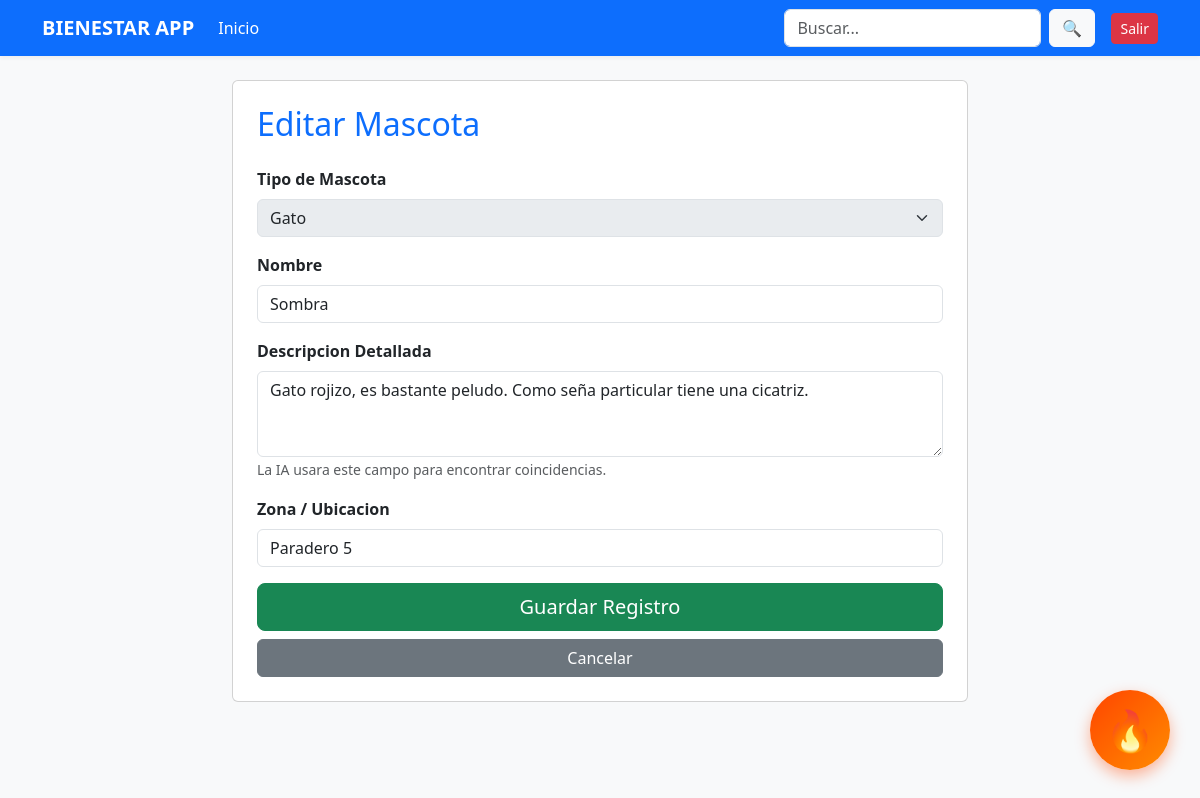
The page /editar/1/ (signed in) on the database its author committed.
### core/models.py (models this page shows, shortened)
class Mascota(models.Model):
    TIPO_CHOICES = [('Perro', 'Perro'), ('Gato', 'Gato')]
    nombre = models.CharField(max_length=100)
    tipo = models.CharField(max_length=10, choices=TIPO_CHOICES)
    descripcion = models.TextField()
    zona = models.CharField(max_length=100)
    fecha_reporte = models.DateTimeField(auto_now_add=True) #campos delformulario de creacion

### core/views.py (the view, shortened to what this page needs)
# urls.py: path('editar/<int:id>/', views.editar_mascota, name='editar_mascota'),
@login_required
def editar_mascota(request, id):
    mascota = get_object_or_404(Mascota, id=id)
    return render(request, 'form.html', {'mascota': mascota})

### core/templates/form.html (shortened to what this page needs)
{% extends 'base.html' %}
{% block content %}
<div class="row justify-content-center">
    <div class="col-md-8">
        <div class="card p-4">
            <h2 class="text-primary mb-4">{% if mascota %}Editar{% else %}Reportar{% endif %} Mascota</h2>
            <form method="post">
                <div class="mb-3">
                    <label class="form-label fw-bold">Tipo de Mascota</label>
                    <select name="tipo" class="form-select" {% if mascota %}disabled{% endif %}>
                        <option value="Gato" {% if mascota.tipo == "Gato" %}selected{% endif %}>Gato</option>
                    </select>
                </div>
                <div class="mb-3">
                    <label class="form-label fw-bold">Nombre</label>
                    <input type="text" name="nombre" class="form-control" value="{{ mascota.nombre|default:'' }}" required>
                </div>
                <div class="mb-3">
                    <label class="form-label fw-bold">Descripcion Detallada</label>
                    <textarea name="descripcion" class="form-control" rows="3" placeholder="Ej: Manchas negras, collar rojo... (Minimo 10 caracteres)" required>{{ mascota.descripcion|default:'' }}</textarea>
                    <small class="text-muted">La IA usara este campo para encontrar coincidencias.</small>
                </div>
                <div class="mb-3">
                    <label class="form-label fw-bold">Zona / Ubicacion</label>
                    <input type="text" name="zona" class="form-control" value="{{ mascota.zona|default:'' }}" required>
                </div>
                <div class="d-grid gap-2">
                    <button type="submit" class="btn btn-success btn-lg">Guardar Registro</button>
                    <a href="{% url 'lista_mascotas' %}" class="btn btn-secondary">Cancelar</a>
                </div>
            </form>
        </div>
    </div>
</div>
{% endblock %}

### core/templates/base.html (style rules this page uses)
body { background-color: #f8f9fa; }

### rows shown on the page
Mascota: tipo "Gato", nombre "Sombra", descripcion "Gato rojizo, es bastante peludo. Como seña particular tiene una cicatriz.", zona "Paradero 5"
